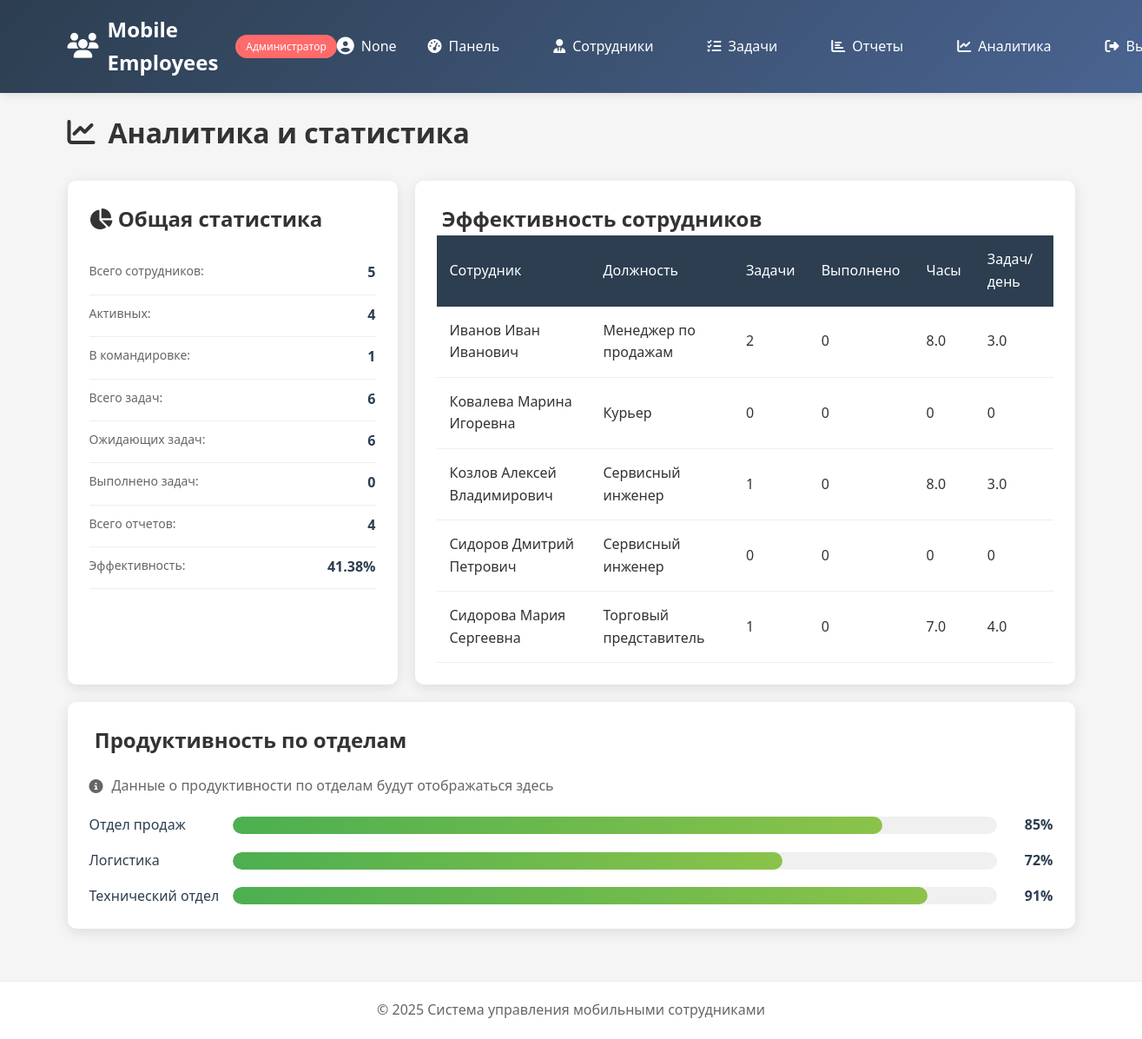
Page /admin/analytics (signed in) on the committed database.
### tables this page shows
CREATE TABLE employees (
                id INTEGER PRIMARY KEY AUTOINCREMENT,
                name TEXT NOT NULL,
                position TEXT NOT NULL,
                department TEXT,
                phone TEXT UNIQUE NOT NULL,
                email TEXT UNIQUE NOT NULL,
                location TEXT,
                status TEXT DEFAULT 'active',
                latitude REAL,
                longitude REAL,
                work_schedule TEXT,
                current_task TEXT,
                hourly_rate REAL DEFAULT 0,
                created_at TIMESTAMP DEFAULT CURRENT_TIMESTAMP
            );

### app.py (the view)
@app.route('/admin/analytics')
@admin_required
def admin_analytics():
    stats = db.get_stats()
    employees = db.get_all_employees()
    employee_stats = []
    for emp in employees:
        emp_stats = db.get_employee_stats(emp['id'])
        employee_stats.append({
            'id': emp['id'],
            'name': emp['name'],
            'position': emp['position'],
            **emp_stats
        })
    return render_template('admin/analytics.html',
                         stats=stats,
                         employee_stats=employee_stats)

### app.py (called while the page is built)
def admin_required(f):
    @wraps(f)
    def decorated_function(*args, **kwargs):
        if 'user_id' not in session:
            flash('Пожалуйста, войдите в систему', 'warning')
            return redirect(url_for('login'))
        if session.get('role') != 'admin':
            flash('Доступ запрещен. Требуются права администратора', 'danger')
            return redirect(url_for('index'))
        return f(*args, **kwargs)
    return decorated_function

    def get_connection(self):
        conn = sqlite3.connect(self.db_name)
        conn.row_factory = sqlite3.Row
        return conn

    def get_all_employees(self):
        conn = self.get_connection()
        employees = conn.execute('SELECT * FROM employees ORDER BY name').fetchall()
        conn.close()
        return employees

### templates/admin/analytics.html (shortened to what this page needs)
{% extends "base.html" %}
{% block content %}
<div class="analytics-page">
    <div class="page-header">
        <h1><i class="fas fa-chart-line"></i> Аналитика и статистика</h1>
    </div>
    <div class="analytics-grid">
        <div class="analytics-card">
            <h2><i class="fas fa-chart-pie"></i> Общая статистика</h2>
            <div class="stats-list">
                <div class="stat-item">
                    <span class="stat-label">Всего сотрудников:</span>
                    <span class="stat-value">{{ stats.total_employees }}</span>
                </div>
                <div class="stat-item">
                    <span class="stat-label">Активных:</span>
                    <span class="stat-value">{{ stats.active_employees }}</span>
                </div>
                <div class="stat-item">
                    <span class="stat-label">В командировке:</span>
                    <span class="stat-value">{{ stats.on_mission }}</span>
                </div>
                <div class="stat-item">
                    <span class="stat-label">Всего задач:</span>
                    <span class="stat-value">{{ stats.total_tasks }}</span>
                </div>
                <div class="stat-item">
                    <span class="stat-label">Ожидающих задач:</span>
                    <span class="stat-value">{{ stats.tasks_pending }}</span>
                </div>
                <div class="stat-item">
                    <span class="stat-label">Выполнено задач:</span>
                    <span class="stat-value">{{ stats.tasks_completed }}</span>
                </div>
                <div class="stat-item">
                    <span class="stat-label">Всего отчетов:</span>
                    <span class="stat-value">{{ stats.total_reports }}</span>
                </div>
                <div class="stat-item">
                    <span class="stat-label">Эффективность:</span>
                    <span class="stat-value">{{ stats.efficiency }}%</span>
                </div>
            </div>
        </div>
        <div class="analytics-card">
            <h2> Эффективность сотрудников</h2>
            <div class="employee-stats">
                {% if employee_stats %}
                <table class="stats-table">
                    <thead>
                        <tr>
                            <th>Сотрудник</th>
                            <th>Должность</th>
                            <th>Задачи</th>
                            <th>Выполнено</th>
                            <th>Часы</th>
                            <th>Задач/день</th>
                        </tr>
                    </thead>
                    <tbody>
                        {% for emp in employee_stats %}
                        <tr>
                            <td>{{ emp.name }}</td>
                            <td>{{ emp.position }}</td>
                            <td>{{ emp.total_tasks }}</td>
                            <td>{{ emp.tasks_completed }}</td>
                            <td>{{ emp.total_hours }}</td>
                            <td>{{ emp.avg_tasks_per_day|round(1) }}</td>
                        </tr>
                        {% endfor %}
                    </tbody>
                </table>
                {% else %}
                <p>Нет данных о сотрудниках</p>
                {% endif %}
            </div>
        </div>
    </div>
    <div class="analytics-card full-width">
        <h2> Продуктивность по отделам</h2>
        <div class="department-stats">
            <p><i class="fas fa-info-circle"></i> Данные о продуктивности по отделам будут отображаться здесь</p>
            <div class="departments-list">
                <div class="department-item">
                    <span class="dept-name">Отдел продаж</span>
                    <div class="progress-bar">
                        <div class="progress" style="width: 85%"></div>
                    </div>
                    <span class="dept-percent">85%</span>
                </div>
                <div class="department-item">
                    <span class="dept-name">Логистика</span>
                    <div class="progress-bar">
                        <div class="progress" style="width: 72%"></div>
                    </div>
                    <span class="dept-percent">72%</span>
                </div>
                <div class="department-item">
                    <span class="dept-name">Технический отдел</span>
                    <div class="progress-bar">
                        <div class="progress" style="width: 91%"></div>
                    </div>
                    <span class="dept-percent">91%</span>
                </div>
            </div>
        </div>
    </div>
</div>
{% endblock %}

### static/style.css (style rules this page uses)
* { margin: 0; padding: 0; box-sizing: border-box; }
body { font-family: 'Segoe UI', Tahoma, Geneva, Verdana, sans-serif; line-height: 1.6; color: #333; background-color: #f5f5f5; min-height: 100vh; display: flex; flex-direction: column; }
.employees-table, .reports-table, .stats-table, .data-table { width: 100%; border-collapse: collapse; }
.employees-table th, .reports-table th, .stats-table th, .data-table th { background: #2c3e50; color: white; padding: 15px; text-align: left; font-weight: 500; }
.employees-table td, .reports-table td, .stats-table td, .data-table td { padding: 15px; border-bottom: 1px solid #eee; }
.page-header { display: flex; justify-content: space-between; align-items: center; margin-bottom: 30px; }
.page-header h1 { display: flex; align-items: center; gap: 15px; }
.analytics-grid { display: grid; grid-template-columns: 1fr 2fr; gap: 20px; margin: 20px 0; }
.analytics-card { background: white; border-radius: 10px; padding: 25px; box-shadow: 0 4px 15px rgba(0,0,0,0.1); }
.analytics-card.full-width { grid-column: 1 / -1; }
.stats-list { margin-top: 20px; }
.stat-item { display: flex; justify-content: space-between; padding: 10px 0; border-bottom: 1px solid #eee; }
.stat-label { color: #666; }
.stat-value { font-weight: 600; color: #2c3e50; }
.department-stats { margin-top: 20px; }
.department-stats p { color: #666; margin-bottom: 20px; display: flex; align-items: center; gap: 10px; }
.departments-list { display: flex; flex-direction: column; gap: 15px; }
.department-item { display: flex; align-items: center; gap: 15px; }
.dept-name { width: 150px; font-weight: 500; color: #2c3e50; }
.progress-bar { flex: 1; height: 20px; background: #f0f0f0; border-radius: 10px; overflow: hidden; }
.progress { height: 100%; background: linear-gradient(90deg, #4CAF50, #8BC34A); border-radius: 10px; }
.dept-percent { width: 50px; text-align: right; font-weight: 600; color: #2c3e50; }
.stat-label { display: block; color: #666; font-size: 14px; margin-bottom: 5px; }

### rows in the picture
employees: name "Иванов Иван Иванович", position "Менеджер по продажам", total_tasks "2", tasks_completed "0", total_hours "8.0", avg_tasks_per_day "3.0"
employees: name "Ковалева Марина Игоревна", position "Курьер", total_tasks "0", tasks_completed "0", total_hours "0", avg_tasks_per_day "0"
employees: name "Козлов Алексей Владимирович", position "Сервисный инженер", total_tasks "1", tasks_completed "0", total_hours "8.0", avg_tasks_per_day "3.0"
employees: name "Сидоров Дмитрий Петрович", position "Сервисный инженер", total_tasks "0", tasks_completed "0", total_hours "0", avg_tasks_per_day "0"
employees: name "Сидорова Мария Сергеевна", position "Торговый представитель", total_tasks "1", tasks_completed "0", total_hours "7.0", avg_tasks_per_day "4.0"

### other values in the picture
{{ session.get('employee_name', session.get('username')) }} "None"
{{ stats.total_employees }} "5"
{{ stats.active_employees }} "4"
{{ stats.on_mission }} "1"
{{ stats.total_tasks }} "6"
{{ stats.tasks_pending }} "6"
{{ stats.tasks_completed }} "0"
{{ stats.total_reports }} "4"
{{ stats.efficiency }} "41.38"
